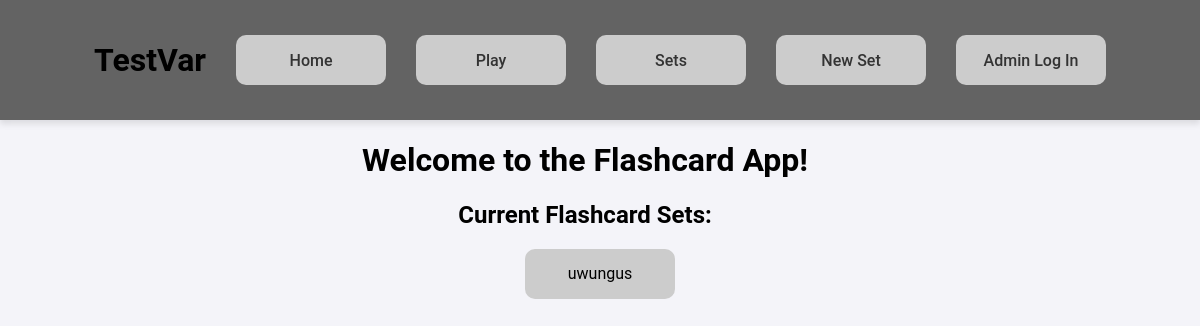
Before: / with the older database file.
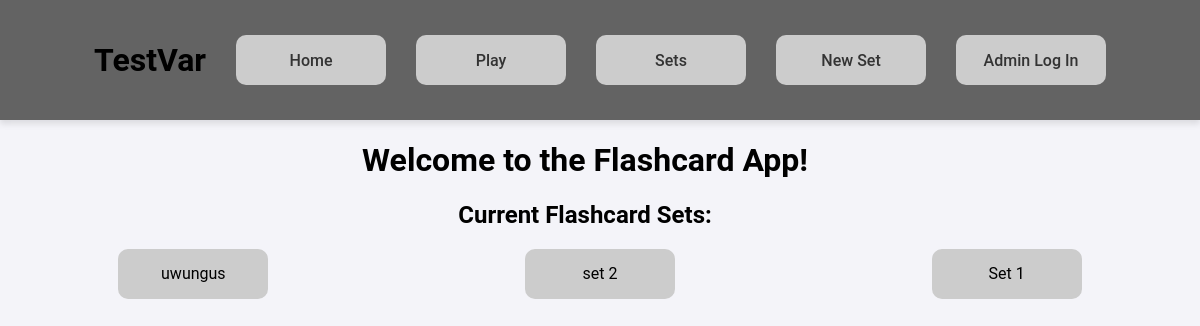
After: the same page with the newer database file.
### flashcards/models.py (models this page shows, shortened)
class FlashcardSet(models.Model):
    name = models.CharField(max_length=100)  # Name of the flashcard set
    description = models.TextField()  # Brief description of the set
    created_at = models.DateTimeField(default=now)  # Timestamp when created

### flashcards/views.py (the view)
# urls.py: path('', views.index, name='index'),
def index(request):
    flashcard_sets = FlashcardSet.objects.all()
    return render(request, 'index.html', {'flashcard_sets': flashcard_sets})

### testvar/templates/index.html (shortened to what this page needs)
{% load static %}
<!DOCTYPE html>
<html>
<head>
    <link rel="stylesheet" type="text/css" href="{% static 'css/index.css' %}">
</head>
<body>
    <header>
        <h1>TestVar</h1>
        <nav>
            <ul>
                <li><a href="{% url 'index' %}">Home</a></li>
                <li><a href="{% url 'play_flashcard' %}">Play</a></li>
                <li><a href="{% url 'flashcard_set_list' %}">Sets</a></li>
                <li><a href="{% url 'new_set' %}">New Set</a></li>
                <li><a href="{% url 'admin:index' %}">Admin Log In</a></li>
            </ul>
        </nav>
    </header>
    <h1>Welcome to the Flashcard App!</h1>
    <h2>Current Flashcard Sets:</h2>
    <ul>
        {% for set in flashcard_sets %}
            <li>{{ set.name }}</li>
        {% empty %}
            <li class="no-sets">No flashcard sets available.</li>
        {% endfor %}
    </ul>
</body>
</html>

Changed rows visible on the page:
added FlashcardSet: name "set 2"
added FlashcardSet: name "Set 1"
